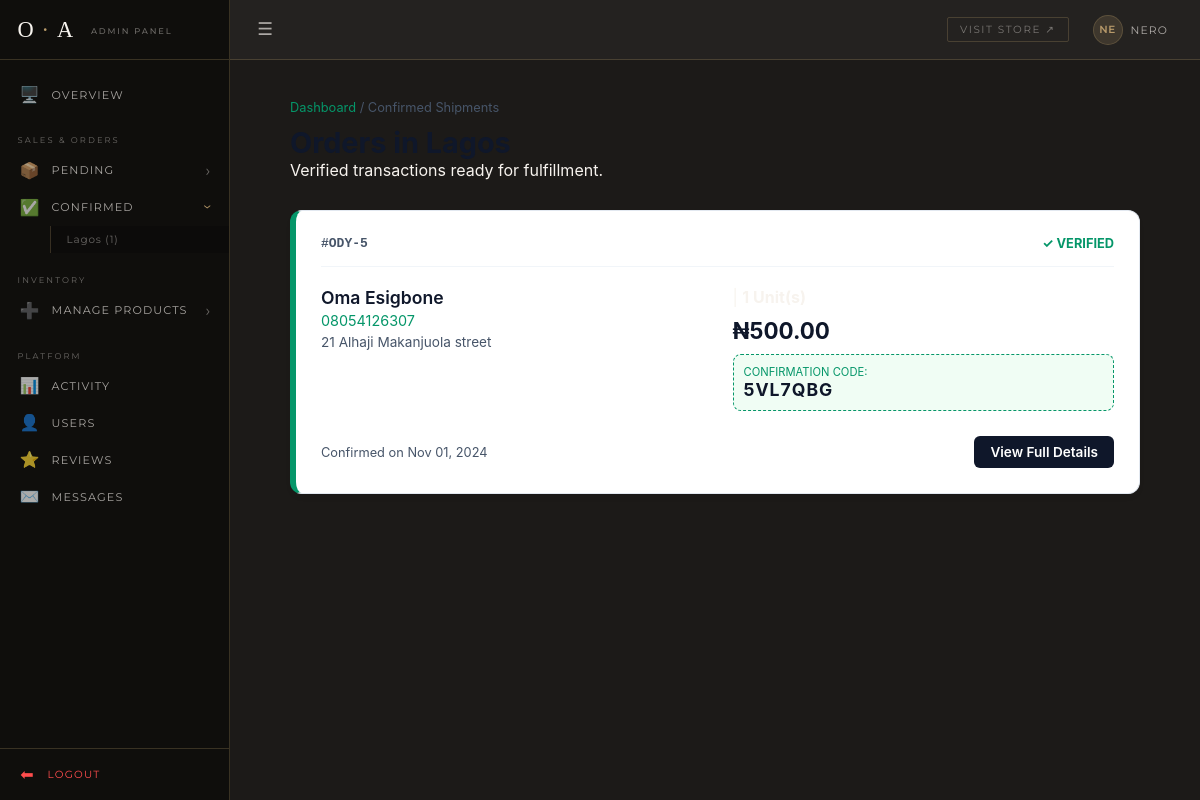
Page /dashboard/confirmed-orders/Lagos/ (signed in) on the earlier database version.
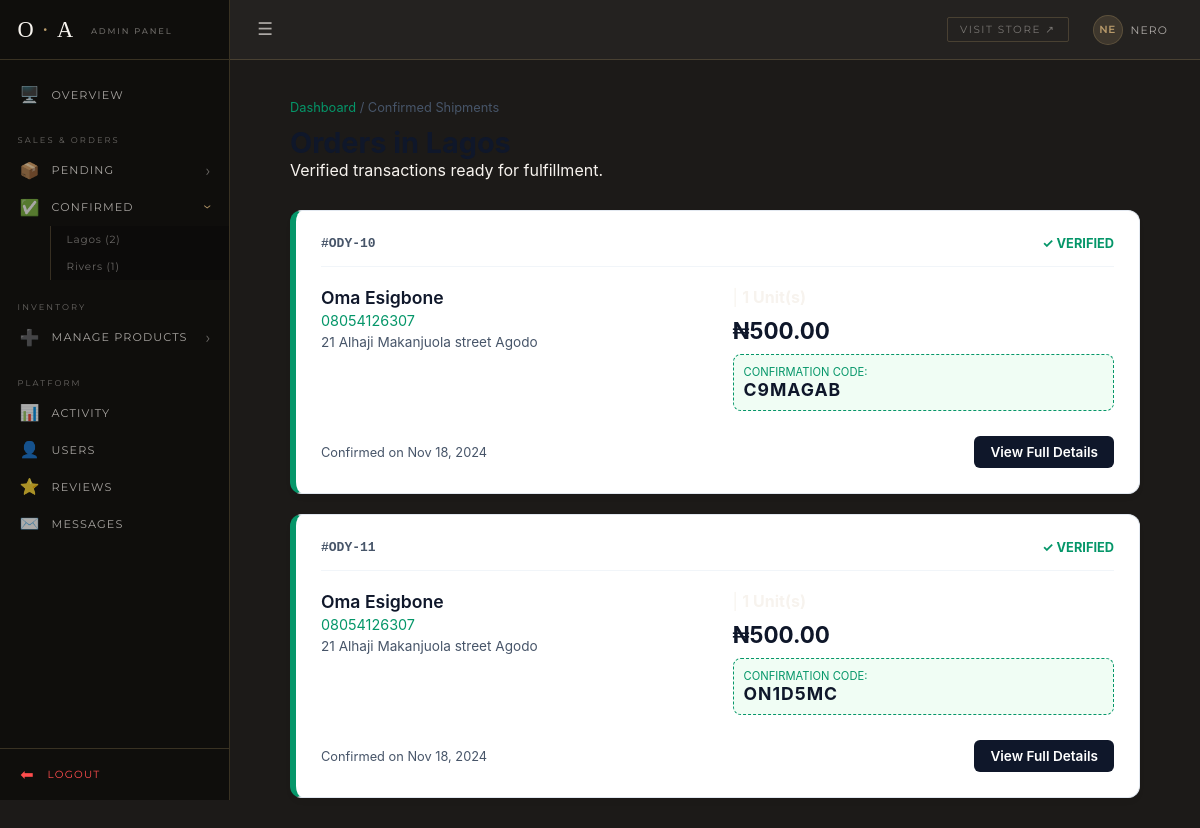
Same page on the later database version.
### users/models.py (models this page shows, shortened)
class Order(models.Model):
    customer = models.ForeignKey(Customer, on_delete=models.CASCADE)
    billing_name = models.CharField(max_length=100)
    billing_address = models.CharField(max_length=255)
    billing_city = models.CharField(max_length=50)
    phone_number = models.CharField(max_length=30)
    status = models.CharField(max_length=20, default='pending')
    total = models.DecimalField(max_digits=10, decimal_places=2)
    date_created = models.DateTimeField(auto_now_add=True)
    receipt = models.FileField(upload_to='receipts/', blank=True, null=True)
    confirmed_order_code = models.CharField(max_length=7, blank=True, null=True)
    quantity = models.IntegerField(default=1)  # Note: Consider OrderItem model for multi-product carts later

### users/views.py (the view)
# urls.py: path('dashboard/confirmed-orders/<str:location>/', views.confirmed_orders_by_location, name='confirmed_orders_by_location'),
@login_required(login_url='/login')
def confirmed_orders_by_location(request, location):
    pending_orders_by_location = Order.objects.filter(status='pending').values('billing_city').annotate(
        count=Count('id'))
    orders = Order.objects.filter(billing_city=location, status="confirmed")
    confirmed_orders_locations = (
        Order.objects
        .filter(status='confirmed')
        .values('billing_city')
        .annotate(count=Count('id'))
        .order_by('billing_city')
    )
    print(confirmed_orders_locations)
    context = {
        "location": location,  # Pass the location directly as a string
        "orders": orders,
        'confirmed_orders_locations': confirmed_orders_locations,
        'pending_orders_by_location': pending_orders_by_location
    }
    return render(request, "confirmed_orders_by_location.html", context)

### Templates/confirmed_orders_by_location.html (shortened to what this page needs)
{% extends "dashboard.html" %}
{% load static %}
{% block content %}
<link rel="stylesheet" href="{% static 'styles/confirmed_orders_by_location.css' %}?v=2">
<div class="confirmed-location-wrapper">
    <header class="location-header">
        <nav class="breadcrumb">
            <a href="{% url 'dashboard' %}">Dashboard</a> / <span>Confirmed Shipments</span>
        </nav>
        <h1>Orders in {{ location }}</h1>
        <p>Verified transactions ready for fulfillment.</p>
    </header>
    {% if orders %}
        <div class="orders-stack">
            {% for order in orders %}
                <div class="confirmed-order-card">
                    <div class="card-header">
                        <span class="order-id">#ODY-{{ order.id }}</span>
                        <span class="verified-badge">✓ Verified</span>
                    </div>
                    <div class="card-body">
                        <div class="info-group">
                            <p class="customer-name">{{ order.billing_name }}</p>
                            <p class="customer-contact">{{ order.phone_number }}</p>
                            <p class="customer-address">{{ order.billing_address }}</p>
                        </div>
                        <div class="transaction-group">
                            <p class="order-summary">{{ order.name }} | <strong>{{ order.quantity }} Unit(s)</strong></p>
                            <p class="order-total">₦{{ order.total }}</p>
                            <div class="code-box">
                                <small>Confirmation Code:</small>
                                <strong>{{ order.confirmed_order_code }}</strong>
                            </div>
                        </div>
                    </div>
                    <div class="card-footer">
                        <span class="timestamp">Confirmed on {{ order.date_created|date:"M d, Y" }}</span>
                        <a href="{% url 'order_details' order.id %}" class="btn-manage">View Full Details</a>
                    </div>
                </div>
            {% endfor %}
        </div>
    {% else %}
        <div class="empty-location">
            <p>No confirmed orders found for <strong>{{ location }}</strong>.</p>
            <a href="{% url 'dashboard' %}" class="btn-back">Return to Dashboard</a>
        </div>
    {% endif %}
</div>
{% endblock %}

### Templates/dashboard.html (shortened to what this page needs)
{% load static %}
<!DOCTYPE html>
<html lang="en">
<head>
    <link rel="stylesheet" href="{% static 'styles/dashboard.css' %}?v=4">
</head>
<body>
    {% if request.user.is_staff %}
    <aside class="sidebar" id="sidebar">
        <div class="sidebar-brand">
            <span class="brand-logo">O<span>·</span>A</span>
            <span class="brand-tag">Admin Panel</span>
        </div>
        <ul class="sidebar-nav">
            <li class="nav-item">
                <a href="{% url 'dashboard' %}" class="nav-link" id="nav-overview">
                    <span class="icon">🖥️</span>
                    <span class="label">Overview</span>
                </a>
            </li>
            <li class="nav-section">Sales & Orders</li>
            <li class="nav-item">
                <a href="javascript:void(0)" class="nav-link collapsible">
                    <span class="icon">📦</span>
                    <span class="label">Pending</span>
                </a>
            </li>
            <li class="nav-item">
                <a href="javascript:void(0)" class="nav-link collapsible">
                    <span class="icon">✅</span>
                    <span class="label">Confirmed</span>
                </a>
                <ul class="nested-nav">
                    {% if confirmed_orders_locations %}
                        {% for loc in confirmed_orders_locations %}
                            <li><a href="{% url 'confirmed_orders_by_location' location=loc.billing_city %}">{{ loc.billing_city }} ({{ loc.count }})</a></li>
                        {% endfor %}
                    {% else %}
                        <li class="empty">No confirmed orders</li>
                    {% endif %}
                </ul>
            </li>
            <li class="nav-section">Inventory</li>
            <li class="nav-item">
                <a href="javascript:void(0)" class="nav-link collapsible">
                    <span class="icon">➕</span>
                    <span class="label">Manage Products</span>
                </a>
            </li>
            <li class="nav-section">Platform</li>
            <li class="nav-item"><a href="{% url 'user_activity' %}" class="nav-link"><span class="icon">📊</span><span class="label">Activity</span></a></li>
            <li class="nav-item"><a href="{% url 'view_users' %}" class="nav-link"><span class="icon">👤</span><span class="label">Users</span></a></li>
            <li class="nav-item"><a href="{% url 'reviews' %}" class="nav-link"><span class="icon">⭐</span><span class="label">Reviews</span></a></li>
            <li class="nav-item"><a href="{% url 'contact_us_messages' %}" class="nav-link"><span class="icon">✉️</span><span class="label">Messages</span></a></li>
        </ul>
        <div class="sidebar-footer">
            <a href="{% url 'logout' %}" style="color: #ff4d4d;">
                <span class="icon">⬅</span>
                <span class="label">Logout</span>
            </a>
        </div>
    </aside>
    <main class="main-wrapper" id="main-content">
        <header class="top-bar">
            <button class="menu-toggle" id="toggle-btn">☰</button>
            <div class="top-bar-right">
                <a href="{% url 'home' %}" class="view-site" target="_blank">Visit Store ↗</a>
                <div class="admin-profile">
                    <div class="admin-avatar">{{ request.user.username|slice:":2"|upper }}</div>
                    <span class="admin-name">{{ request.user.username }}</span>
                </div>
            </div>
        </header>
        <section class="page-content">
            {% block content %}{% endblock %}
        </section>
    </main>
    {% else %}
    <div style="height: 100vh; display: flex; align-items: center; justify-content: center; font-family: sans-serif;">
        <p>Access Denied. Redirecting to Odyce home...</p>
    </div>
    <script>window.location.href = "{% url 'home' %}";</script>
    {% endif %}
</body>
</html>

Differences in the rows shown:
removed Order: id "5", billing_name "Oma Esigbone", phone_number "08054126307", billing_address "21 Alhaji Makanjuola street", total "500.00", confirmed_order_code "5VL7QBG", date_created "Nov 01, 2024"
added Order: id "10", billing_name "Oma Esigbone", phone_number "08054126307", billing_address "21 Alhaji Makanjuola street Agodo", total "500.00", confirmed_order_code "C9MAGAB", date_created "Nov 18, 2024"
added Order: id "11", billing_name "Oma Esigbone", phone_number "08054126307", billing_address "21 Alhaji Makanjuola street Agodo", total "500.00", confirmed_order_code "ON1D5MC", date_created "Nov 18, 2024"
Other differences:
new list line: "Lagos ( 2 )"
new list line: "Rivers ( 1 )"
list line gone: "Lagos ( 1 )"
